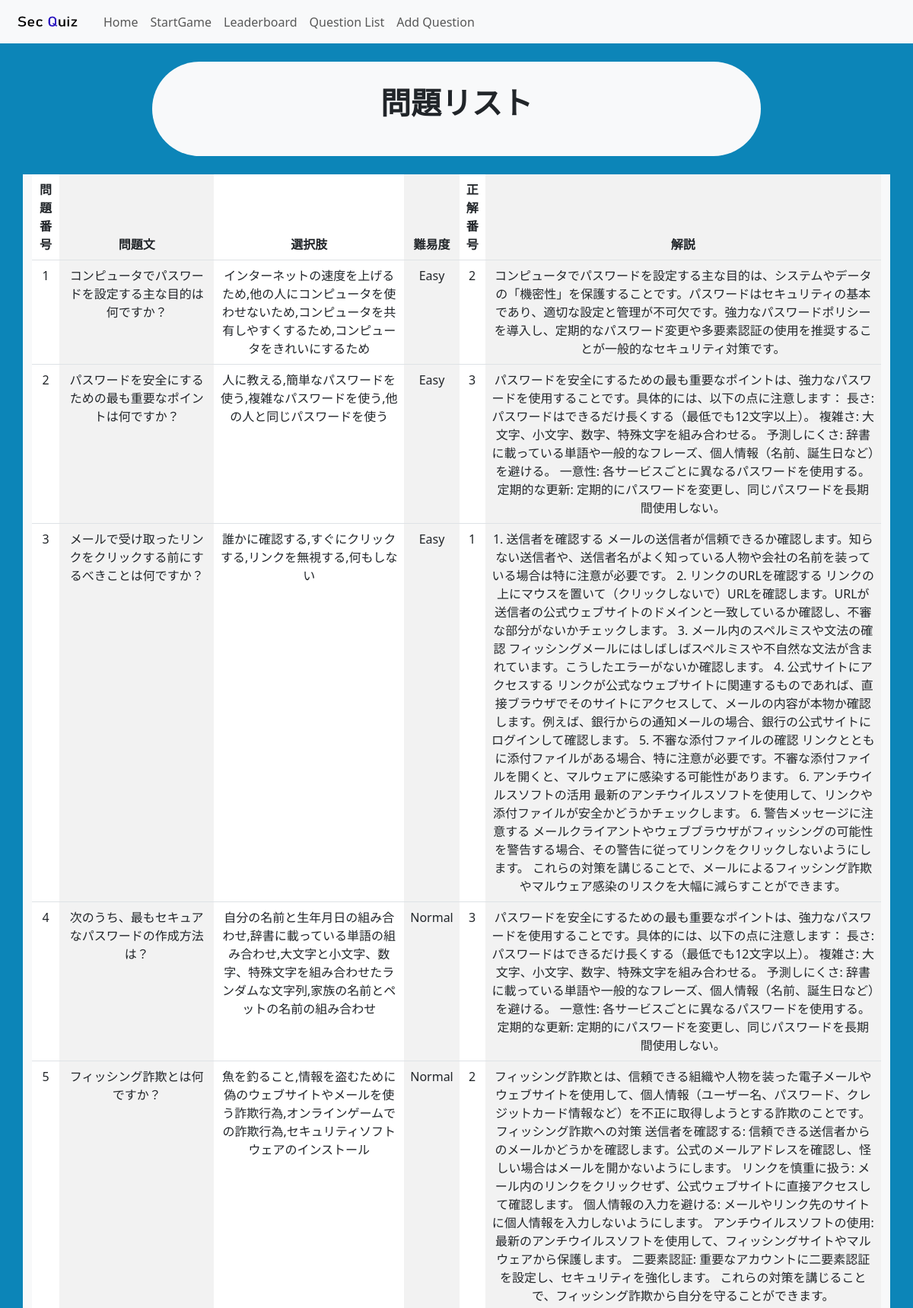
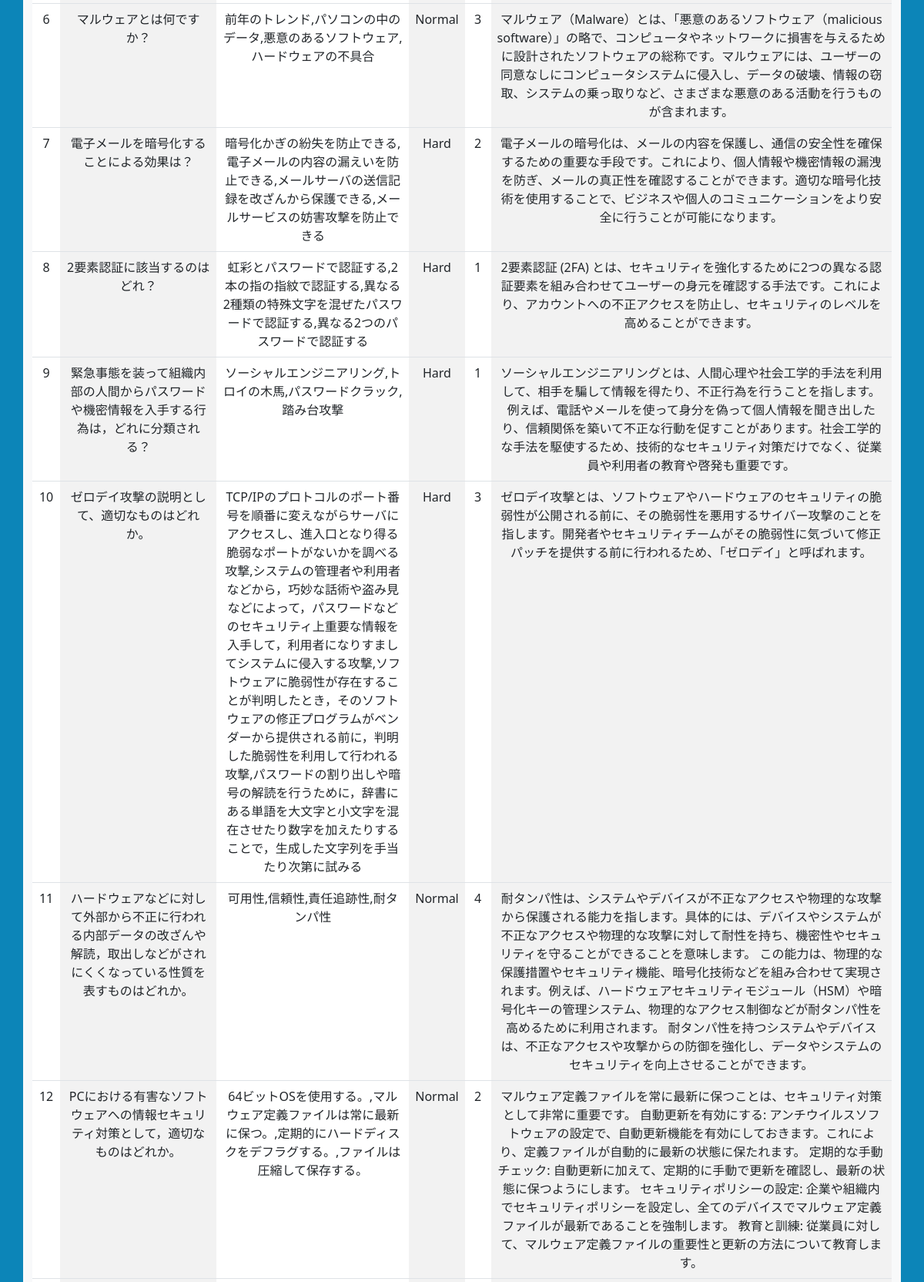
The app's page /questions_user (upper part) with its own data (2 pictures, top to bottom).
### app.py (models this page shows)
class Question(db.Model):
    id = db.Column(db.Integer, primary_key=True)
    text = db.Column(db.Text, nullable=False)
    choices = db.Column(db.Text, nullable=False)
    difficulty = db.Column(db.String(50), nullable=False)
    correct_choice = db.Column(db.Integer, nullable=False)
    explain = db.Column(db.Text, nullable=True)

### app.py (the view)
@app.route("/questions_user")
def list_questions():
    questions = Question.query.all()
    number = 0
    numque =[]
    for question in questions:
        number = number + 1
        numque.append((number,question))
    return render_template("user/question_list.html", numque=numque)

### templates/user/question_list.html (shortened to what this page needs)
{% extends 'base.html' %}
{% block body %}
<link rel="stylesheet" href="../../static/css/background.css">
<link rel="stylesheet" href="../../static/css/yajirusi_button.css">
<nav class="navbar navbar-expand-lg bg-body-tertiary">
    <div class="container-fluid">
        <a class="navbar-brand" href="/">
            <img src="../../static/image/secquiz_logo.png" alt="Logo" width="100" height="30"
                class="d-inline-block align-text-top">
        </a>
        <div class="collapse navbar-collapse" id="navbarNav">
            <ul class="navbar-nav">
                <li class="nav-item">
                    <a class="nav-link" aria-current="page" href="/user">Home</a>
                </li>
                <li class="nav-item">
                    <a class="nav-link" href="/start_game">StartGame</a>
                </li>
                <li class="nav-item">
                    <a class="nav-link" href="/leaderboard_user">Leaderboard</a>
                </li>
                <li class="nav-item">
                    <a class="nav-link" href="/questions_user">Question List</a>
                </li>
                <li class="nav-item">
                    <a class="nav-link" href="/add_questions_user">Add Question</a>
                </li>
            </ul>
        </div>
    </div>
</nav><br>
<div class="container-sm bg-light rounded-pill" style="width: 800px;"><br>
    <p class="fs-1 fw-bold text-center">問題リスト</p><br>
</div><br>
<div class="container-sm bg-light text-center" style="width: 1600px;">
    <table class="table table-striped-columns">
        <thead>
            <tr>
                <th>問題番号</th>
                <th>問題文</th>
                <th>選択肢</th>
                <th>難易度</th>
                <th>正解番号</th>
                <th>解説</th>
            </tr>
        </thead>
        <tbody>
            {% for number,question in numque %}
            <tr>
                <td>{{ number }}</td>
                <td>{{ question.text }}</td>
                <td>{{ question.choices }}</td>
                <td>{{ question.difficulty }}</td>
                <td>{{ question.correct_choice }}</td>
                <td>{{ question.explain }}</td>
            </tr>
            {% endfor %}
        </tbody>
    </table>
    <br>
</div>
{% endblock %}

### static/css/background.css (style rules this page uses)
a { color: #000000; }
html,body { height: 100%; }

### records on screen
Question: id "1", text "コンピュータでパスワードを設定する主な目的は何ですか？", choices "インターネットの速度を上げるため,他の人にコンピュータを使わせないため,コンピュータを共有しやすくするため,コンピュータをきれいにするため", difficulty "Easy", correct_choice "2", explain "コンピュータでパスワードを設定する主な目的は、システムやデータの「機密性」を保護することです。パスワードはセキュリティの基本であり、適切な設定と管理が不可欠です。強力なパスワードポリシーを導入し、定期的なパスワード変更や多要素認証の使用を推奨することが一般的なセキュリティ対策です。"
Question: id "2", text "パスワードを安全にするための最も重要なポイントは何ですか？", choices "人に教える,簡単なパスワードを使う,複雑なパスワードを使う,他の人と同じパスワードを使う", difficulty "Easy", correct_choice "3", explain "パスワードを安全にするための最も重要なポイントは、強力なパスワードを使用することです。具体的には、以下の点に注意します： 長さ: パスワードはできるだけ長くする（最低でも12文字以上）。 複雑さ: 大文字、小文字、数字、特殊文字を組み合わせる。 予測しにくさ: 辞書に載っている単語や一般的なフレーズ、個人情報（名前、誕生日など）を避ける。 一意性: 各サービスごとに異なるパスワードを使用する。 定期的な更新: 定期的にパスワードを変更し、同じパスワードを長期間使用しない。"
Question: id "3", text "メールで受け取ったリンクをクリックする前にするべきことは何ですか？", choices "誰かに確認する,すぐにクリックする,リンクを無視する,何もしない", difficulty "Easy", correct_choice "1", explain "1. 送信者を確認する メールの送信者が信頼できるか確認します。知らない送信者や、送信者名がよく知っている人物や会社の名前を装っている場合は特に注意が必要です。 2. リンクのURLを確認する リンクの上にマウスを置いて（クリックしないで）URLを確認します。URLが送信者の公式ウェブサイトのドメインと一致しているか確認し、不審な部分がないかチェックします。 3. メール内のスペルミスや文法の確認 フィッシングメールにはしばしばスペルミスや不自然な文法が含まれています。こうしたエラーがないか確認します。 4. 公式サイトにアクセスする リンクが公式なウェブサイトに関連するものであれば、直接ブラウザでそのサイトにアクセスして、メールの内容が本物か確認します。例えば、銀行からの通知メールの場合、銀行の公式サイトにログインして確認します。 5. 不審な添付ファイルの確認 リンクとともに添付ファイルがある場合、特に注意が必要です。不審な添付ファイルを開くと、マルウェアに感染する可能性があります。 6. アンチウイルスソフトの活用 最新のアンチウイルスソフトを使用して、リンクや添付ファイルが安全かどうかチェックします。 6. 警告メッセージに注意する メールクライアントやウェブブラウザがフィッシングの可能性を警告する場合、その警告に従ってリンクをクリックしないようにします。 これらの対策を講じることで、メールによるフィッシング詐欺やマルウェア感染のリスクを大幅に減らすことができます。"
Question: id "4", text "次のうち、最もセキュアなパスワードの作成方法は？", choices "自分の名前と生年月日の組み合わせ,辞書に載っている単語の組み合わせ,大文字と小文字、数字、特殊文字を組み合わせたランダムな文字列,家族の名前とペットの名前の組み合わせ", difficulty "Normal", correct_choice "3", explain "パスワードを安全にするための最も重要なポイントは、強力なパスワードを使用することです。具体的には、以下の点に注意します： 長さ: パスワードはできるだけ長くする（最低でも12文字以上）。 複雑さ: 大文字、小文字、数字、特殊文字を組み合わせる。 予測しにくさ: 辞書に載っている単語や一般的なフレーズ、個人情報（名前、誕生日など）を避ける。 一意性: 各サービスごとに異なるパスワードを使用する。 定期的な更新: 定期的にパスワードを変更し、同じパスワードを長期間使用しない。"
Question: id "5", text "フィッシング詐欺とは何ですか？", choices "魚を釣ること,情報を盗むために偽のウェブサイトやメールを使う詐欺行為,オンラインゲームでの詐欺行為,セキュリティソフトウェアのインストール", difficulty "Normal", correct_choice "2", explain "フィッシング詐欺とは、信頼できる組織や人物を装った電子メールやウェブサイトを使用して、個人情報（ユーザー名、パスワード、クレジットカード情報など）を不正に取得しようとする詐欺のことです。 フィッシング詐欺への対策 送信者を確認する: 信頼できる送信者からのメールかどうかを確認します。公式のメールアドレスを確認し、怪しい場合はメールを開かないようにします。 リンクを慎重に扱う: メール内のリンクをクリックせず、公式ウェブサイトに直接アクセスして確認します。 個人情報の入力を避ける: メールやリンク先のサイトに個人情報を入力しないようにします。 アンチウイルスソフトの使用: 最新のアンチウイルスソフトを使用して、フィッシングサイトやマルウェアから保護します。 二要素認証: 重要なアカウントに二要素認証を設定し、セキュリティを強化します。 これらの対策を講じることで、フィッシング詐欺から自分を守ることができます。"
Question: id "6", text "マルウェアとは何ですか？", choices "前年のトレンド,パソコンの中のデータ,悪意のあるソフトウェア,ハードウェアの不具合", difficulty "Normal", correct_choice "3", explain "マルウェア（Malware）とは、「悪意のあるソフトウェア（malicious software）」の略で、コンピュータやネットワークに損害を与えるために設計されたソフトウェアの総称です。マルウェアには、ユーザーの同意なしにコンピュータシステムに侵入し、データの破壊、情報の窃取、システムの乗っ取りなど、さまざまな悪意のある活動を行うものが含まれます。"
Question: id "7", text "電子メールを暗号化することによる効果は？", choices "暗号化かぎの紛失を防止できる,電子メールの内容の漏えいを防止できる,メールサーバの送信記録を改ざんから保護できる,メールサービスの妨害攻撃を防止できる", difficulty "Hard", correct_choice "2", explain "電子メールの暗号化は、メールの内容を保護し、通信の安全性を確保するための重要な手段です。これにより、個人情報や機密情報の漏洩を防ぎ、メールの真正性を確認することができます。適切な暗号化技術を使用することで、ビジネスや個人のコミュニケーションをより安全に行うことが可能になります。"
Question: id "8", text "2要素認証に該当するのはどれ？", choices "虹彩とパスワードで認証する,2本の指の指紋で認証する,異なる2種類の特殊文字を混ぜたパスワードで認証する,異なる2つのパスワードで認証する", difficulty "Hard", correct_choice "1", explain "2要素認証 (2FA) とは、セキュリティを強化するために2つの異なる認証要素を組み合わせてユーザーの身元を確認する手法です。これにより、アカウントへの不正アクセスを防止し、セキュリティのレベルを高めることができます。"
Question: id "9", text "緊急事態を装って組織内部の人間からパスワードや機密情報を入手する行為は，どれに分類される？", choices "ソーシャルエンジニアリング,トロイの木馬,パスワードクラック,踏み台攻撃", difficulty "Hard", correct_choice "1", explain "ソーシャルエンジニアリングとは、人間心理や社会工学的手法を利用して、相手を騙して情報を得たり、不正行為を行うことを指します。例えば、電話やメールを使って身分を偽って個人情報を聞き出したり、信頼関係を築いて不正な行動を促すことがあります。社会工学的な手法を駆使するため、技術的なセキュリティ対策だけでなく、従業員や利用者の教育や啓発も重要です。"
Question: id "10", text "ゼロデイ攻撃の説明として、適切なものはどれか。", choices "TCP/IPのプロトコルのポート番号を順番に変えながらサーバにアクセスし、進入口となり得る脆弱なポートがないかを調べる攻撃,システムの管理者や利用者などから，巧妙な話術や盗み見などによって，パスワードなどのセキュリティ上重要な情報を入手して，利用者になりすましてシステムに侵入する攻撃,ソフトウェアに脆弱性が存在することが判明したとき，そのソフトウェアの修正プログラムがベンダーから提供される前に，判明した脆弱性を利用して行われる攻撃,パスワードの割り出しや暗号の解読を行うために，辞書にある単語を大文字と小文字を混在させたり数字を加えたりすることで，生成した文字列を手当たり次第に試みる", difficulty "Hard", correct_choice "3", explain "ゼロデイ攻撃とは、ソフトウェアやハードウェアのセキュリティの脆弱性が公開される前に、その脆弱性を悪用するサイバー攻撃のことを指します。開発者やセキュリティチームがその脆弱性に気づいて修正パッチを提供する前に行われるため、「ゼロデイ」と呼ばれます。"
Question: id "11", text "ハードウェアなどに対して外部から不正に行われる内部データの改ざんや解読，取出しなどがされにくくなっている性質を表すものはどれか。", choices "可用性,信頼性,責任追跡性,耐タンパ性", difficulty "Normal", correct_choice "4", explain "耐タンパ性は、システムやデバイスが不正なアクセスや物理的な攻撃から保護される能力を指します。具体的には、デバイスやシステムが不正なアクセスや物理的な攻撃に対して耐性を持ち、機密性やセキュリティを守ることができることを意味します。 この能力は、物理的な保護措置やセキュリティ機能、暗号化技術などを組み合わせて実現されます。例えば、ハードウェアセキュリティモジュール（HSM）や暗号化キーの管理システム、物理的なアクセス制御などが耐タンパ性を高めるために利用されます。 耐タンパ性を持つシステムやデバイスは、不正なアクセスや攻撃からの防御を強化し、データやシステムのセキュリティを向上させることができます。"
Question: id "12", text "PCにおける有害なソフトウェアへの情報セキュリティ対策として，適切なものはどれか。", choices "64ビットOSを使用する。,マルウェア定義ファイルは常に最新に保つ。,定期的にハードディスクをデフラグする。,ファイルは圧縮して保存する。", difficulty "Normal", correct_choice "2", explain "マルウェア定義ファイルを常に最新に保つことは、セキュリティ対策として非常に重要です。 自動更新を有効にする: アンチウイルスソフトウェアの設定で、自動更新機能を有効にしておきます。これにより、定義ファイルが自動的に最新の状態に保たれます。 定期的な手動チェック: 自動更新に加えて、定期的に手動で更新を確認し、最新の状態に保つようにします。 セキュリティポリシーの設定: 企業や組織内でセキュリティポリシーを設定し、全てのデバイスでマルウェア定義ファイルが最新であることを強制します。 教育と訓練: 従業員に対して、マルウェア定義ファイルの重要性と更新の方法について教育します。"
